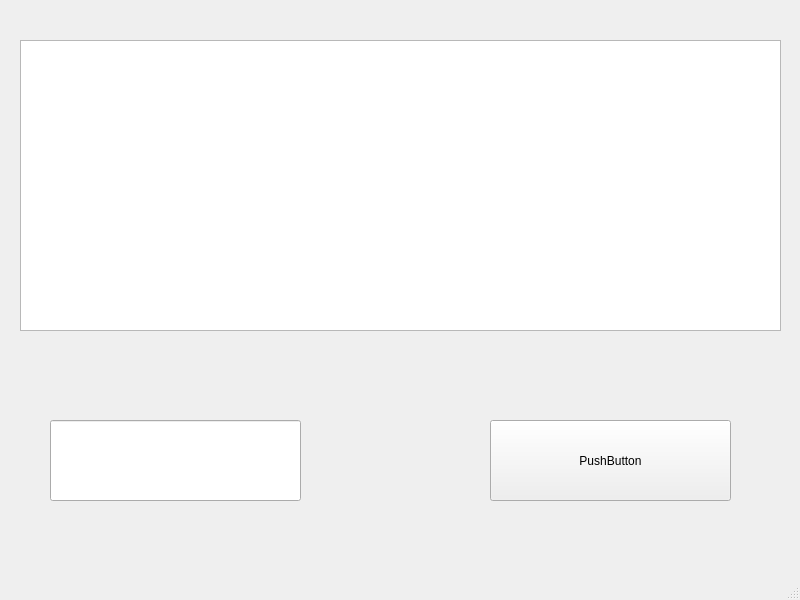
<?xml version="1.0" encoding="UTF-8"?>
<ui version="4.0">
 <class>MainWindow</class>
 <widget class="QMainWindow" name="MainWindow">
  <property name="geometry">
   <rect>
    <x>0</x>
    <y>0</y>
    <width>800</width>
    <height>600</height>
   </rect>
  </property>
  <property name="windowTitle">
   <string>MainWindow</string>
  </property>
  <widget class="QWidget" name="centralwidget">
   <widget class="QPushButton" name="pushButton">
    <property name="geometry">
     <rect>
      <x>490</x>
      <y>420</y>
      <width>241</width>
      <height>81</height>
     </rect>
    </property>
    <property name="text">
     <string>PushButton</string>
    </property>
   </widget>
   <widget class="QLineEdit" name="lineEdit">
    <property name="geometry">
     <rect>
      <x>50</x>
      <y>420</y>
      <width>251</width>
      <height>81</height>
     </rect>
    </property>
   </widget>
   <widget class="QTextBrowser" name="textBrowser">
    <property name="geometry">
     <rect>
      <x>20</x>
      <y>40</y>
      <width>761</width>
      <height>291</height>
     </rect>
    </property>
   </widget>
  </widget>
  <widget class="QMenuBar" name="menubar">
   <property name="geometry">
    <rect>
     <x>0</x>
     <y>0</y>
     <width>800</width>
     <height>21</height>
    </rect>
   </property>
  </widget>
  <widget class="QStatusBar" name="statusbar"/>
 </widget>
 <resources/>
 <connections/>
</ui>
